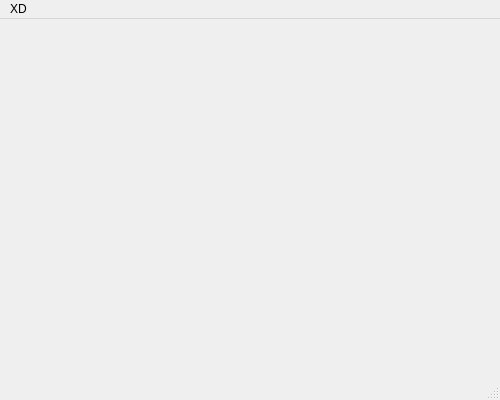
<?xml version="1.0" encoding="UTF-8"?>
<ui version="4.0">
 <class>MainWindow</class>
 <widget class="QMainWindow" name="MainWindow">
  <property name="geometry">
   <rect>
    <x>0</x>
    <y>0</y>
    <width>500</width>
    <height>400</height>
   </rect>
  </property>
  <property name="mouseTracking">
   <bool>false</bool>
  </property>
  <property name="windowTitle">
   <string>MainWindow</string>
  </property>
  <widget class="QWidget" name="centralwidget"/>
  <widget class="QMenuBar" name="menubar">
   <property name="geometry">
    <rect>
     <x>0</x>
     <y>0</y>
     <width>500</width>
     <height>21</height>
    </rect>
   </property>
   <widget class="QMenu" name="menuXD">
    <property name="title">
     <string>XD</string>
    </property>
    <addaction name="actionQuit"/>
   </widget>
   <addaction name="menuXD"/>
  </widget>
  <widget class="QStatusBar" name="statusbar"/>
  <action name="actionQuit">
   <property name="text">
    <string>Quit</string>
   </property>
  </action>
 </widget>
 <resources/>
 <connections/>
</ui>
